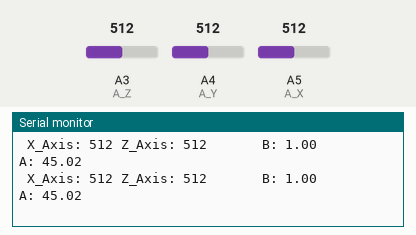
Recording of a sketch running on a simulated Arduino Uno, built with avr-gcc and run on an emulated ATmega328P. Parts: the last lines printed to the serial monitor. The inputs (shaded band) are chosen by the test bench; at power-on: A5 (A_X) = 512, A3 (A_Z) = 512, A4 (A_Y) = 512.

Above: at 4.2 s.
4.3 s: A5 (A_X) set to 405
At 4.98 s:
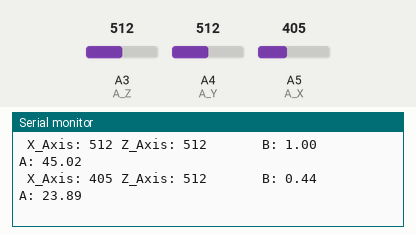
7.3 s: A5 (A_X) set to 381
At 7.53 s:
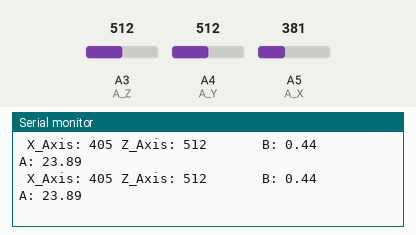
Timing chart, 0 to 10.3 s (numbered marks = the images above; inputs shaded):
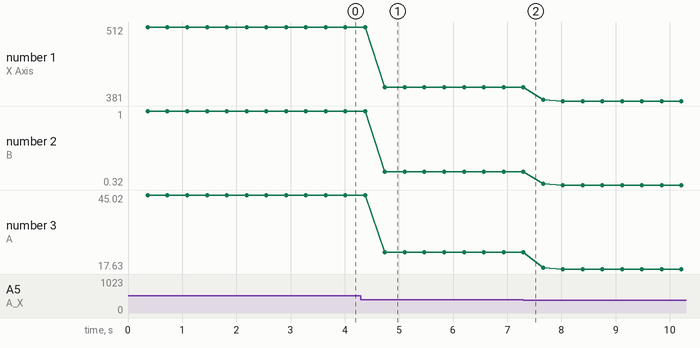

Measured:
- after the input at 4.3 s, the serial monitor: prints a new line after 0.44 s (image 1)
- plotted number 1: 512 → 405 after the input at 4.3 s, 405 → 381 after the input at 7.3 s
- plotted number 2: 1 → 0.44 after the input at 4.3 s, 0.44 → 0.32 after the input at 7.3 s
- plotted number 3: 45.02 → 23.89 after the input at 4.3 s, 23.89 → 17.63 after the input at 7.3 s

The sketch:

triple_acess_accel.ino
```cpp
// # Editor    :Holiday from DFRobot
// # Data      09.10.2013
//for Arduino

// # Product name:Triple Axis Accelerometer MMA7361
// # Product SKU:SEN0143
// # Version :  2.0

// # Description:
// # This sample shows how to measure the angle value using two axis value

//Notes by Dan Davis:
//used the Arduino Uno or Arduino Mega and breadboard with the triple axis accelerometer.
// use IDE serial monitor to review data.
// the accelerommeter must be shaken vigorously to see the serial angle value data  change
//use breadboard for connections to the positive and ground rails.
//reference : https://wiki.dfrobot.com/Triple_Axis_Accelerometer_MMA7361_SKU_DFR0143

#include<math.h>
#include<stdio.h>

#define A_X  5
#define A_Y  4
#define A_Z  3

int val_x,val_y,val_z;
double b;
void setup()
{
  pinMode(A_X,INPUT);
  pinMode(A_Y,INPUT);
  pinMode(A_Z,INPUT);
  Serial.begin(9600);
}
void loop()
{
  float a;
   for (int i=0;i<10;i++)
  {
    val_x+=analogRead(A_X);delay(2);
    val_y+=analogRead(A_Y);delay(2);
    val_z+=analogRead(A_Z);delay(2);
  }
   val_x=val_x/10;
   val_y=val_y/10;
   val_z=val_z/10;
   delay(300);
   Serial.print(" X_Axis: ");
   Serial.print(val_x);
   Serial.print(" Z_Axis: ");
   Serial.print(val_z);
   Serial.print("      ");
   b=(double) (abs(val_x-320))/(abs(val_z-320));
   Serial.print(" B: ");
   Serial.print(b);
   Serial.print("      ");
   a=atan(b);
   Serial.print(" A: ");
   Serial.println(a/3.14*180);              //the value of Angle
   val_x=0;
   val_y=0;
   val_z=0;

}
```
